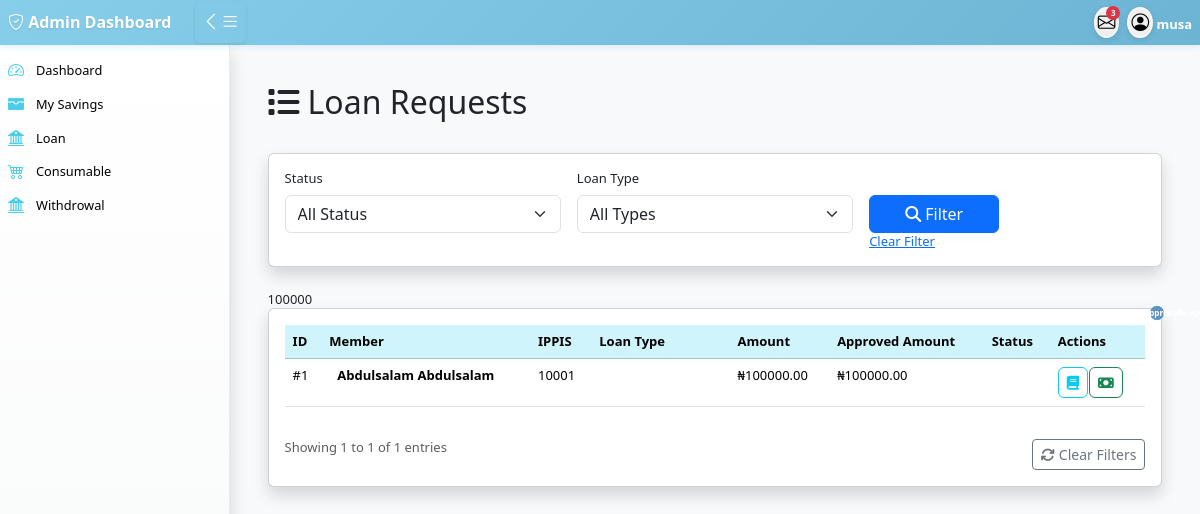
Screenshot of /admin_loan_requests_list (signed in) with the database file from the repository.
### accounts/models.py (models this page shows, shortened)
class User(AbstractUser):
    first_name = models.CharField(max_length=100)
    last_name = models.CharField(max_length=100)
    other_name = models.CharField(max_length=100)
    date_of_birth = models.DateField(blank=True,null=True)
    username = models.CharField(max_length=100, unique=True)
    savings = models.IntegerField(blank=True,null=True)
    account_type = models.CharField(max_length=100,blank=True,null=True)
    department = models.CharField(max_length=100)
    unit = models.CharField(max_length=100,blank=True,null=True)
    gender = models.ForeignKey(Gender, on_delete=models.CASCADE, blank=True, null=True)
    group = models.ForeignKey(UserGroup, on_delete=models.CASCADE, blank=True, null=True)
    marital_status = models.ForeignKey(MaritalStatus,on_delete=models.SET_NULL, null=True, blank=True)
    religion = models.ForeignKey(Religion, on_delete=models.SET_NULL, null=True, blank=True,)
    passport = models.ImageField(upload_to='passport', blank=True, null=True)
    phone1 = models.CharField(max_length=15,null=True, blank=True)
    phone2 = models.CharField(max_length=15, null=True, blank=True)
    email = models.EmailField(blank=True, null=True)
    member_number = models.CharField(max_length=100)

class Member(models.Model):
    member = models.OneToOneField(User, on_delete=models.CASCADE, null=True, blank=True,related_name='member')
    ippis = models.IntegerField(unique=True)  # Required and unique
    total_savings = models.DecimalField(max_digits=12, decimal_places=2, blank=True, null=True)

### loan/models.py (models this page shows, shortened)
class LoanRequest(models.Model):
    member = models.ForeignKey(Member, on_delete=models.CASCADE, related_name="loan_requests")
    loan_type = models.ForeignKey(LoanType, on_delete=models.SET_NULL, null=True, blank=True)
    amount = models.DecimalField(max_digits=10, decimal_places=2)
    approved_amount = models.DecimalField(max_digits=10, decimal_places=2, null=True, blank=True)
    loan_term_months = models.PositiveIntegerField()
    application_date = models.DateField(default=today_date)
    approval_date = models.DateField(null=True, blank=True)
    status = models.CharField(max_length=20,choices=[ ("pending", "Pending"),("approved", "Approved"),("rejected", "Rejected"),  ("paid", "paid") ], default="pending",)
    rejection_reason = models.TextField(blank=True, null=True)
    file_one = models.ImageField(upload_to='file_one', blank=True, null=True)
    bank_name = models.ForeignKey(BankName,on_delete=models.CASCADE)
    bank_code = models.ForeignKey(BankCode,on_delete=models.CASCADE)
    account_number  = models.CharField(max_length=100)
    guarantor = models.ForeignKey(Member, on_delete=models.SET_NULL, null=True, blank=True, related_name="guaranteed_loans")
    guarantor_accepted = models.BooleanField(default=False)
    created_by = models.ForeignKey(User,on_delete=models.CASCADE)
    approved_by = models.ForeignKey(User, on_delete=models.SET_NULL, null=True, blank=True, related_name='approved_loan')
    date_created = models.DateTimeField(auto_now_add=True)

### loan/views.py (the view)
# urls.py: path('admin_loan_requests_list', views.admin_loan_requests_list, name='admin_loan_requests'),
def admin_loan_requests_list(request):
    requests_list = LoanRequest.objects.select_related('member', 'loan_type', 'bank_name').order_by('-date_created')
    status_filter = request.GET.get('status')
    loan_type_filter = request.GET.get('loan_type')
    search_query = request.GET.get('search')
    if status_filter:
        requests_list = requests_list.filter(status=status_filter)
    if loan_type_filter:
        requests_list = requests_list.filter(loan_type_id=loan_type_filter)
    if search_query:
        requests_list = requests_list.filter(
            Q(member__member__first_name__icontains=search_query) |
            Q(member__member__last_name__icontains=search_query) |
            Q(member__ippis__icontains=search_query)
        )
    else:
         results_queryset = requests_list
    results_queryset = results_queryset.order_by('status')
    total_approved_amount = results_queryset.aggregate(total=Sum('approved_amount'))['total'] or 0
    totals_by_status = dict(
        results_queryset.values('status')
        .annotate(total=Sum('amount'))
        .values_list('status', 'total')
    )
    total_repaid = LoanRepayback.objects.filter(loan_request__in=results_queryset).aggregate(total=Sum('amount_paid'))['total'] or 0
    total_amont_loan_request = totals_by_status.get('approved', 0)
    total_pending = totals_by_status.get('pending', 0)
    totals_by_status = dict(
        results_queryset.values('status')
        .annotate(total=Sum('approved_amount'))
        .values_list('status', 'total')
    )
    paginator = Paginator(requests_list, 100)
    page_number = request.GET.get('page')
    requests = paginator.get_page(page_number)
    loan_types = LoanType.objects.all()
    status_choices = LoanRequest._meta.get_field('status').choices
    context = {
        'requests': requests,'loan_types': loan_types,
        'status_choices': status_choices,'current_status': status_filter,
        'current_loan_type': loan_type_filter,'search_query': search_query,
        'total_approved': total_amont_loan_request,'total_pending': total_pending,
        'total_repaid': total_repaid,'total_approved_amount': total_approved_amount,
    }
    return render(request, 'loan/requests_list.html', context)

### templates/loan/requests_list.html (shortened to what this page needs)
{% extends 'base/base.html' %}
{% block content %}
<div class="container-fluid mt-4">
        <div class="d-flex justify-content-between align-items-center mb-4">
            <h2><i class="fas fa-list me-2"></i>Loan Requests</h2>
        </div>
        <div class="card mb-4 shadow">
            <div class="card-body">
                <form method="get" class="row g-3">
                    <div class="col-md-4">
                        <label for="status" class="form-label">Status</label>
                        <select name="status" id="status" class="form-select">
                        <option value="">All Status</option>
                    </select>
                    </div>
                    <div class="col-md-4">
                        <label for="loan_type" class="form-label">Loan Type</label>
                        <select name="loan_type" id="loan_type" class="form-select">
                            <option value="">All Types</option>
                        </select>
                    </div>
                    <div class="col-md-2">
                        <label class="form-label">&nbsp;</label>
                        <div class="d-grid">
                            <button type="submit" class="btn btn-primary">
                                <i class="fas fa-search me-1"></i>Filter
                            </button>
                            <a href="{% url 'admin_loan_requests' %}">Clear Filter</a>
                        </div>
                    </div>
                </form>
            </div>
        </div>
        {{total_approved_amount}}
        <div class="card shadow">
            <div class="card-body">
                <div class="table-responsive">
                    <table class="table table-hover">
                        <thead class="table-info">
                            <tr>
                                <th>ID</th>
                                <th>Member</th>
                                <th>IPPIS</th>
                                <th class="text-nowrap" style="min-width: 120px;">Loan Type</th>
                                <th>Amount</th>
                                <th class="text-nowrap" style="min-width: 120px;">Approved Amount</th>
                                <th>Status</th>
                                <th>Actions</th>
                            </tr>
                        </thead>
                        <tbody>
                            {% for request in requests %}
                            <tr>
                                <td>#{{ request.id }}</td>
                                <td class="text-nowrap" style="min-width: 120px;">
                                    <div class="d-flex align-items-center">
                                        <div>
                                            <div class="fw-bold">{{ request.member.member.first_name }} {{ request.member.member.last_name }}</div>
                                        </div>
                                    </div>
                                </td>
                                <td>{{ request.member.ippis }}</td>
                                <td>
                                </td>
                                <td>₦{{ request.amount|floatformat:2 }}</td>
                                <td>
                                    {% if request.approved_amount %}
                                        ₦{{ request.approved_amount|floatformat:2 }}
                                    {% else %}
                                        <span class="text-muted">-</span>
                                    {% endif %}
                                </td>
                                <td>
                                {% if request.status == 'pending' %}
                                    <span class="badge  text-warning">
                                        <i class="fas fa-clock me-1"></i>Pending
                                    </span>
                                        {% elif request.status == 'approved' %}
                                            <span class="badge bg-primary">
                                                <i class="fas fa-check me-1"></i>Approved
                                            </span>
                                        {% elif request.status == 'rejected' %}
                                            <span class="badge bg-danger">
                                                <i class="fas fa-times me-1"></i>Rejected
                                            </span>
                                        {% elif request.status == 'paid' %}
                                            <span class="badge bg-success">
                                                <i class="fas fa-check me-1"></i>Paid
                                            </span>
                                        {% endif %}
                                </td>
                              <td>
                                    <div class="btn-group" role="group">
                                        {% if request.status == 'approved' %}
                                         <a href="{% url 'loan_request_detail' request.id %}" class="btn btn-sm btn-outline-info" title="View Details">
                                            <i class="fas fa-book "></i>
                                        </a>
                                            <a href="{% url 'add_single_loan_payment' %}" class="btn btn-sm btn-outline-success" title="Add Repayment">
                                                <i class="fas fa-money-bill "></i>
                                            </a>
                                           {% elif  request.status == 'paid' %}
                                                <a href="{% url 'loan_request_detail' request.id %}" class="btn btn-sm btn-outline-info" title="View Details">
                                            <i class="fas fa-book "></i>
                                            </a>
                                        {% endif %}
                                    </div>
                                </td>
                            </tr>
                            {% endfor %}
                        </tbody>
                    </table>
                </div>
                <div class="row mt-3">
                    <div class="col-md-6">
                        <p class="text-muted mb-0">
                            Showing {{ requests.start_index }} to {{ requests.end_index }} of {{ requests.paginator.count }} entries
                        </p>
                    </div>
                    <div class="col-md-6 text-end">
                        <a href="{% url 'admin_loan_requests' %}" class="btn btn-outline-secondary btn-sm">
                            <i class="fas fa-refresh me-1"></i>Clear Filters
                        </a>
                    </div>
                </div>
            </div>
        </div>
    </div>
{% endblock %}

### templates/include/navbar.html (shortened to what this page needs)
<nav class="navbar">
    <div class="navbar-content">
        <div class="navbar-left">
            <a href="{% url 'admin_dashboard' %}" class="navbar-brand">
                <i class="bi bi-shield-check"></i> Admin Dashboard
            </a>
            <button class="toggle-btn desktop-toggle" id="desktopToggle" aria-label="Toggle sidebar">
                <i class="bi bi-list" id="toggleIcon"></i>
                <i class="bi bi-list" id="toggleIcon"></i>
            </button>
        </div>
        <div class="navbar-right">
            <button class="profile-btn" aria-label="Messages" title="Messages">
                <i class="bi bi-envelope"></i>
                <span class="badge">3</span>
            </button>
            <div class="dropdown profile-dropdown">
                <button class="profile-btn" data-bs-toggle="dropdown" aria-label="Profile menu" title="Profile">
                    <i class="bi bi-person-circle"></i>
                </button>
                <b class="text-white "data-bs-toggle="dropdown" aria-label="Profile menu" style="cosopointer">{{request.user.first_name}}</b>
            </div>
        </div>
    </div>
</nav>

### static/css/style.css (style rules this page uses)
:root { --sidebar-width: 230px; --sidebar-collapsed-width: 55px; --navbar-height: 45px; --primary-color: #cacadb; --primary-color: #5d5d81; --secondary-color: #4b4b6c; --accent-color: rgb(98, 145, 192); --success-color: #27ae60; --warning-color: #f39c12; --danger-color: #e74c3c; }
* { box-sizing: border-box; }
body { font-family: 'Segoe UI', Tahoma, Geneva, Verdana, sans-serif; background-color: #f8f9fa; margin: 0; padding: 0; font-size: 13px; line-height: 1.3; }
.navbar { position: fixed; top: 0; left: 0; right: 0; height: var(--navbar-height); background: linear-gradient(135deg, #87ceeb 0%, #6db4d4 100%); box-shadow: 0 2px 6px rgba(135, 206, 235, 0.3); z-index: 1050; padding: 0 0.5rem; }
.navbar-content { display: flex; align-items: center; justify-content: space-between; width: 100%; height: 100%; }
.navbar-left { display: flex; align-items: center; gap: 0.5rem; }
.navbar-right { display: flex; align-items: center; gap: 0.5rem; }
.toggle-btn { background:transparent; border: 2px solid transparent; border-radius: 5px; padding: 6px 4px; cursor: pointer; transition: all 0.3s ease; color: #ffffff; display: flex; align-items: center; justify-content: center; font-size: 1.2rem; backdrop-filter: blur(10px); box-shadow: 0 1px 3px rgba(0,0,0,0.1); font-weight: bold; }
.navbar-brand { font-weight: 700; color: #ffffff; text-decoration: none; font-size: 1rem; transition: color 0.3s ease; text-shadow: 0 1px 2px rgba(0,0,0,0.1); }
.profile-btn { border: 2px solid rgba(255, 255, 255, 0.5); padding: 2px; cursor: pointer; border-radius: 50%; transition: all 0.3s ease; position: relative; font-size: 1.1rem; backdrop-filter: blur(10px); box-shadow: 0 2px 6px rgba(0,0,0,0.1); }
.badge { position: absolute; top: -3px; right: -3px; background: #dc3545; color: white; border-radius: 50%; width: 14px; height: 14px; font-size: 8px; display: flex; align-items: center; justify-content: center; font-weight: 600; }
.profile-dropdown { position: relative; }
.bg-primary { background: var(--accent-color) !important; }

### templates/loan/requests_list.html (style rules this page uses)
.btn-group .btn { border-radius: 0.375rem !important; margin-right: 2px; }

### rows the page displays
User: user.first_name "musa"
LoanRequest: id "1", member.member.first_name "Abdulsalam", member.member.last_name "Abdulsalam", member.ippis "10001", amount "100000.00", approved_amount "100000.00", status "approved" (drawn)

### other values shown
{{ total_approved_amount }} "100000"
{{ requests.start_index }} "1"
{{ requests.end_index }} "1"
{{ requests.paginator.count }} "1"
